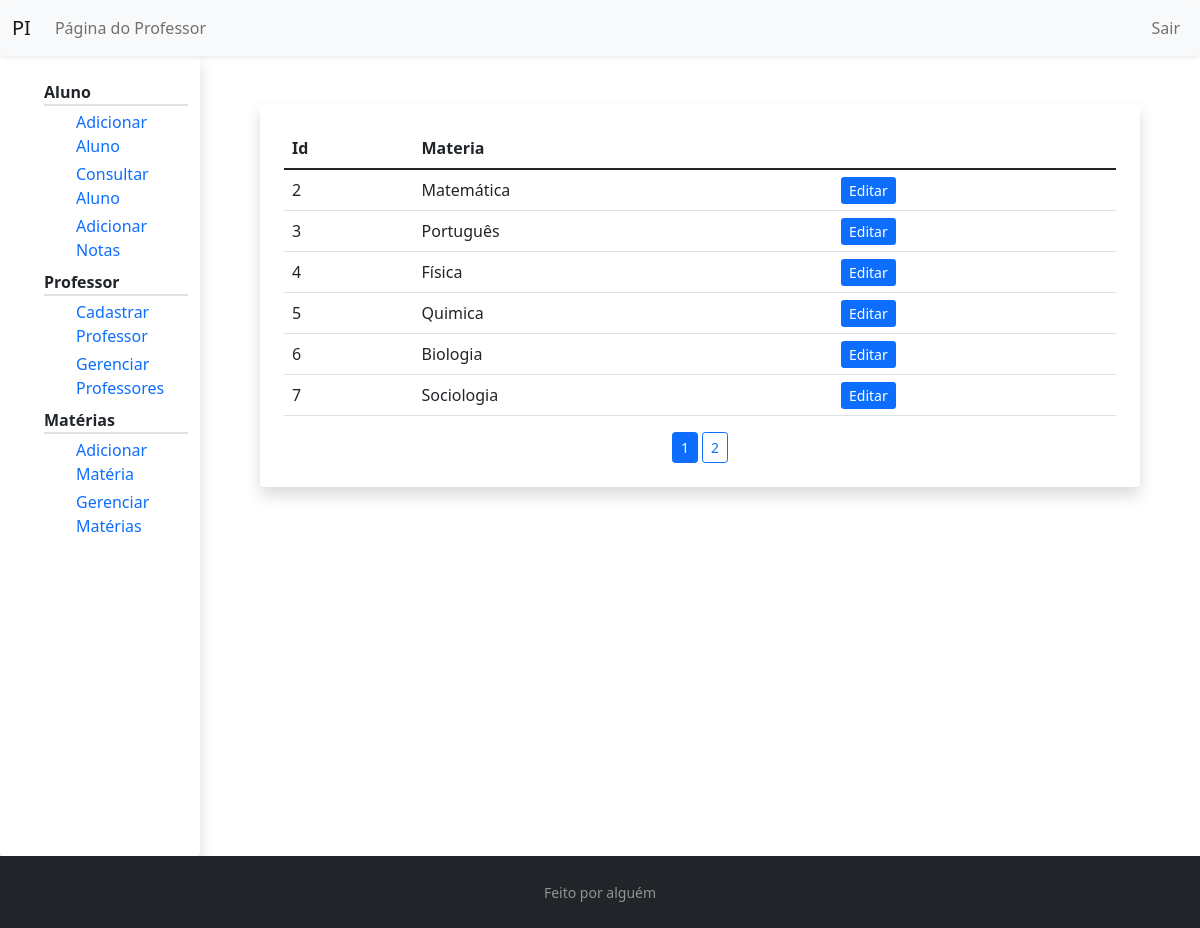
Before: /gerenciar/materia/ (signed in) with the older database file.
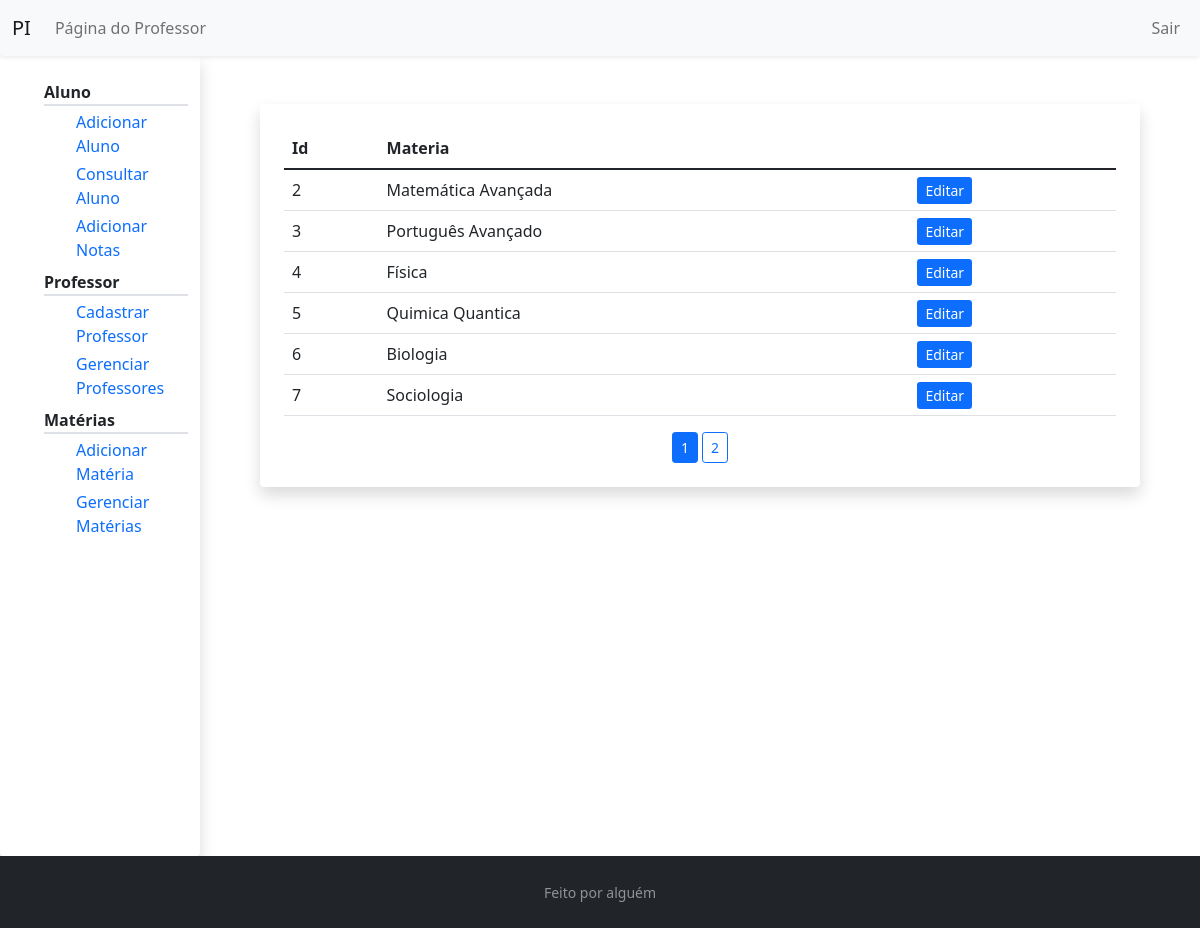
After: the same page with the newer database file.
### pi/models.py (models this page shows, shortened)
class Materia(db.Model):
    id = db.Column(db.Integer, primary_key=True)
    nome = db.Column(db.String(100), nullable=False, unique=True)

### pi/routes.py (the view)
@app.route("/gerenciar/materia/", methods=["GET", "POST"])
@login_required
def gerenciar_materia():
    page = request.args.get('page', 1, type=int)
    materias = Materia.query.paginate(per_page=6)
    return render_template('gerenciar_materias.html',
                            titulo='Gerenciar Materias',
                            user='gerenciar',
                            lista_materias=materias)

### pi/models.py (called while the page is built)
@login_manager.user_loader
def load_user(professor_id):
    return Professor.query.get(int(professor_id))

### pi/templates/gerenciar_materias.html
{% extends "professor_layout.html" %}
{% block prof %}
    <div class="shadow p-4 mb-5 bg-white rounded m-5">
        <table class="table ">
            <thead class="border-bottom border-dark" >
                <tr>
                    <th scope="col"> Id</th>
                    <th scope="col"> Materia </th>
                </tr>
            </thead>
            <tbody>
                {% for materia in lista_materias.items %}
                    <tr>
                        <td> {{ materia.id }} </td>
                        <td> {{ materia.nome }} </td>
                        <td>
                            <a class="btn-primary btn-sm" href=" {{ url_for('editar_materia', id_materia=materia.id) }} "> Editar </a>
                        </td>
                    </tr>
                {% endfor %}
            </tbody>
        </table>
        <div class="text-center">
            {%  for numero_pagina in lista_materias.iter_pages() %}
                {% if numero_pagina %}
                    {% if lista_materias.page == numero_pagina %}
                        <a class="btn btn-primary btn-sm" href="{{ url_for('gerenciar_materia', page=numero_pagina) }}">{{ numero_pagina }}</a>
                    {% else %}
                        <a class="btn btn-outline-primary btn-sm" href=" {{ url_for('gerenciar_materia', page=numero_pagina) }} "> {{ numero_pagina }} </a>
                    {% endif %}
                {% else %}
                    ...
                {% endif %}
            {% endfor %}
        </div>
    </div>
{% endblock prof %}

### pi/templates/professor_layout.html (shortened to what this page needs)
{% extends "layout.html"%}
{% block conteudo %}
    <div class="container-fluid">
        <div class="row">
            <div class="col-2 shadow pt-4 rounded" style="height:100vh;">
                <ul class="text-start">
                    <li class="border-bottom border-2 fw-bold" > Aluno </li>
                    <ul>
                        <li class="mt-1"> <a href=""> Adicionar Aluno </a> </li>
                        <li class="mt-1"> <a href=""> Consultar Aluno </a> </li>
                        <li class="mt-1"> <a href=""> Adicionar Notas </a> </li>
                    </ul>
                    <li class="mt-2 border-bottom border-2 fw-bold"> Professor </li>
                    <ul>
                        <li class="mt-1"> <a href=" {{ url_for('registrar') }} "> Cadastrar Professor </a></li>
                        <li class="mt-1"> <a href=" {{ url_for('gerenciar_professor') }} "> Gerenciar Professores </a> </li>
                    </ul>
                    <li class="mt-2 border-bottom border-2 fw-bold"> Matérias </li>
                    <ul>
                        <li class="mt-1"> <a href=" {{ url_for('registrar_materia') }} "> Adicionar Matéria </a> </li>
                        <li class="mt-1"> <a href=" {{ url_for('gerenciar_materia') }} "> Gerenciar Matérias </a> </li>
                    </ul>
                </ul>
            </div>
            <div class="col">
                {% block prof%}
                {% endblock prof%}
            </div>
          </div>
    </div>
{% endblock conteudo %}

### pi/templates/layout.html (shortened to what this page needs)
<!DOCTYPE html>
<html lang="pt-br">
    <head>
        <link href="https://cdn.jsdelivr.net/npm/bootstrap@5.1.1/dist/css/bootstrap.min.css" rel="stylesheet">
        <link rel="stylesheet" type="text/css" href="{{ url_for('static', filename='main.css')}}">
    </head>
    <body class="d-flex flex-column min-vh-100">
        {% if user %}
            <header>
                <nav class="navbar navbar-expand-lg navbar-light bg-light rounded shadow-sm">
                    <div class="container-fluid">
                        <a class="navbar-brand" href="{{url_for('home')}}">PI</a>
                        <div class="navbar-collapse collapse" id="navbarSupportedContent">
                            {% if current_user.is_authenticated %}
                                <div class="navbar-nav mr-auto">
                                    <a class="nav-item nav-link" href=" {{ url_for('professor') }} "> Página do Professor </a>
                                </div>
                                <div class="navbar-nav ms-auto">
                                    <a class="nav-item nav-link" href=" {{ url_for('logout') }}"> Sair </a>
                                </div>
                            {% endif %}
                        </div>
                    </div>
                </nav>
            </header>
        {% endif %}
        <main>
            {% block conteudo %}
            {% endblock conteudo %}
        </main>
        <footer class="flex-shrink-0 py-4 bg-dark text-white-50 mt-auto">
            <div class="container text-center">
              <small>Feito por alguém</small>
            </div>
          </footer>
    </body>
</html>

### pi/static/main.css (style rules this page uses)
html, body { height: 100vh; }
ul { list-style-type: none; }
a { text-decoration: none; }

Changed rows visible on the page:
changed Materia id 2: nome "Matemática" → "Matemática Avançada"
changed Materia id 3: nome "Português" → "Português Avançado"
changed Materia id 5: nome "Quimica" → "Quimica Quantica"
